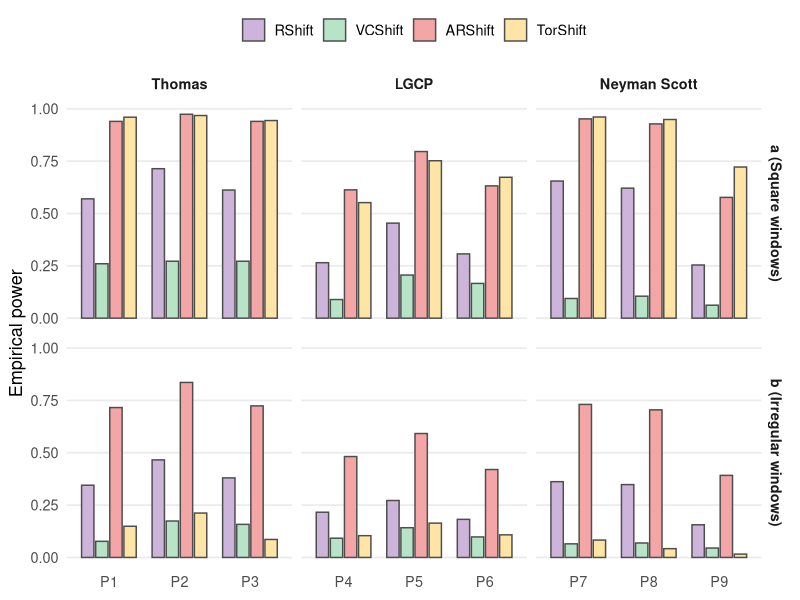
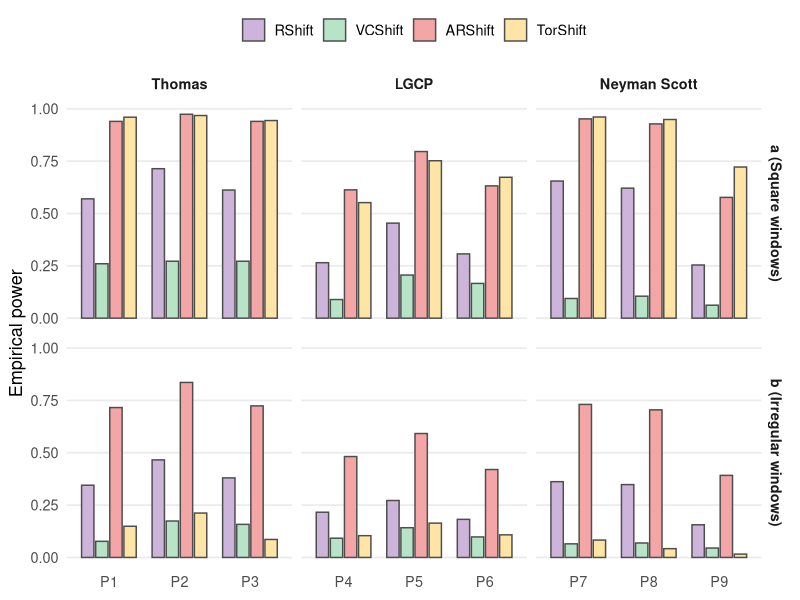

Generate these figures, in order, with R:
##Powerplots
library(tidyverse)

# Data
df <- tribble(
  ~window, ~P,   ~RShift, ~VCShift, ~ARShift, ~TorShift,
  "a", "P1", 0.57, 0.26, 0.94, 0.96,
  "b", "P1", 0.345, 0.077, 0.716, 0.149,
  "a", "P2", 0.714, 0.272, 0.974, 0.968,
  "b", "P2", 0.466, 0.174, 0.836, 0.212,
  "a", "P3", 0.612, 0.272, 0.94, 0.944,
  "b", "P3", 0.38, 0.158, 0.724, 0.086,
  "a", "P4", 0.265, 0.089, 0.613, 0.552,
  "b", "P4", 0.216, 0.092, 0.482, 0.104,
  "a", "P5", 0.454, 0.206, 0.796, 0.752,
  "b", "P5", 0.272, 0.142, 0.592, 0.164,
  "a", "P6", 0.307, 0.166, 0.632, 0.673,
  "b", "P6", 0.182, 0.098, 0.42,  0.108,
  "a", "P7", 0.655, 0.094, 0.952, 0.961,
  "b", "P7", 0.362, 0.065, 0.731, 0.083,
  "a", "P8", 0.621, 0.105, 0.928, 0.949,
  "b", "P8", 0.348, 0.069, 0.705, 0.042,
  "a", "P9", 0.254, 0.062, 0.577, 0.722,
  "b", "P9", 0.156, 0.045, 0.392, 0.016
)

# Put P1-P9 into 3 row groups
df2 <- df %>%
  mutate(
    P = factor(P, levels = paste0("P", 1:9)),
    group = case_when(
      P %in% c("P1", "P2", "P3") ~ "Thomas",
      P %in% c("P4", "P5", "P6") ~ "LGCP",
      TRUE ~ "Neyman Scott"
    ),
    group = factor(group, levels = c("Thomas", "LGCP", "Neyman Scott")),
    window = factor(window, levels = c("a", "b"),
                    labels = c("a (Square windows)", "b (Irregular windows)"))
  ) %>%
  pivot_longer(
    cols = c(RShift, VCShift, ARShift, TorShift),
    names_to = "method",
    values_to = "power"
  ) %>%
  mutate(
    method = factor(method, levels = c("RShift", "VCShift", "ARShift", "TorShift"))
  )

pastel_cols <- c(
  "ARShift" = "#F4A6A6",
  "VCShift"  = "#B7E4C7",
  "RShift"   = "#CDB4DB",
  "TorShift" = "#FFE5A5"
)

# Plot
ggplot(df2, aes(x = P, y = power, fill = method)) +
  geom_col(position = position_dodge(width = 0.8), width = 0.7, color = "grey30") +
  facet_grid(window ~ group, scales = "free_x", space = "free_x") +
  scale_fill_manual(values = pastel_cols) +
  labs(
    x = NULL,
    y = "Empirical power",
    fill = NULL
  ) +
  coord_cartesian(ylim = c(0, 1)) +
  theme_minimal(base_size = 13) +
  theme(
    strip.text = element_text(face = "bold"),
    panel.grid.major.x = element_blank(),
    panel.grid.minor = element_blank(),
    legend.position = "top"
  )
ggsave("plots/powerplots.png", height = 7, width = 7, units = "in")
